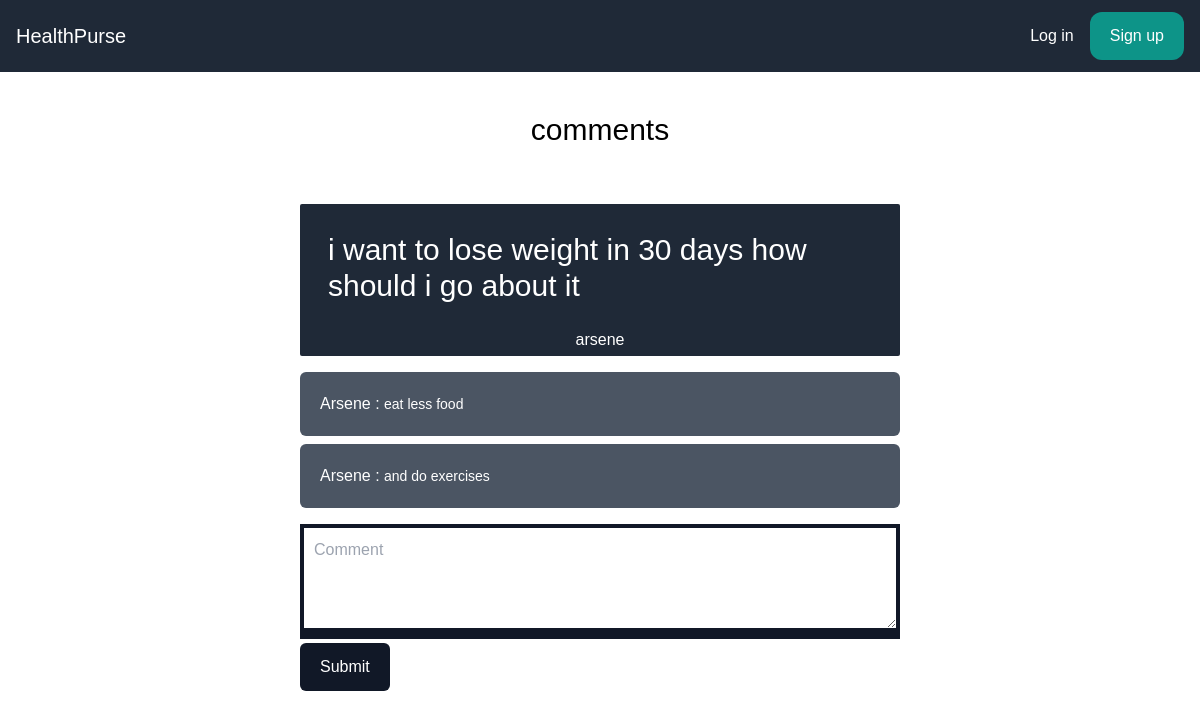
Screenshot of /posts/5/ with the database file from the repository.
### posts/models.py (models this page shows)
class Post(models.Model):
    body = models.TextField()
    user = models.ForeignKey(User,on_delete=models.CASCADE)

class Comment(models.Model):
    body = models.TextField()
    user = models.ForeignKey(User,on_delete=models.CASCADE)
    post = models.ForeignKey(Post,on_delete=models.CASCADE)

### posts/views.py (the view)
# urls.py: path('<int:id>/',PostDetailsComment, name = 'comments')
def PostDetailsComment(request,id):
    comments = Comment.objects.all()
    if request.method == 'POST':
        user = request.user
        body = request.POST['body']
        post = Post.objects.get(id=id)
        print(request.POST)
        if body != '':
            comment = Comment.objects.create(
                body=body,
                user=user,
                post=post,
            )
            comment.save()
            return render(request,'posts/post_details.html',{'post':post,'comments':comments})
        return render(request,'posts/post_details.html',{'post':post})
    else:
        post = Post.objects.get(id=id)
        return render(request,'posts/post_details.html',{'post':post, 'comments':comments})

### posts/templates/posts/post_details.html (shortened to what this page needs)
{% extends 'core/base.html' %}
{% block content %}
    <div class="p-10 text-center">
        <h1 class="text-3xl ">comments</h1>
    </div>
    <div class="bg-gray-800 p-1 rounded-sm w-3/4 mx-auto my-4 lg:w-2/4">
        <div class='p-6'>
            <h1 class='text-3xl text-white'>{{post.body}}</h1>
        </div>
        <p class="text-white text-center user_post">
            {{post.user.username}}
        </p>
    </div>
    <div class="comments">
        {% for comment in comments %}
            {% if comment.post == post %}
                <div class="bg-black rounded-md w-3/4 mx-auto family-san-serif my-2 lg:w-2/4 overflow-hidden">
                    <div class='bg-gray-600  p-5'>
                        <span class='text-white  capitalize'>{{post.user.username}} :   </span><span class='text-sm text-white'>{{comment.body}}</span>
                    </div>
                </div>
            {% endif %}
        {% endfor %}
    </div>
    <form action="." method="POST" class='m-auto w-3/4 mx-auto my-4 lg:w-2/4'>
        <div  class="bg-gray-900 p-1 w-full">
            <div>
                <textarea name="body" class='comment outline-none' placeholder='Comment' required id="id_body"></textarea>
            </div>
        </div>
        <button class=" my-1 px-5 py-3 rounded-md text-white bg-gray-900" id="chat-message-submit">
            Submit
        </button>
    </form>
{% endblock %}

### static/css/styles.css (style rules this page uses)
* { padding: 0; margin: 0; font-family: poppins, sans-serif; box-sizing: border-box; }
form textarea { width: 100%; padding: 10px; height: 300px; }
.comment { width: 100%; padding: 10px; height: 100px; }

### rows the page displays
Post: body "i want to lose weight in 30 days how should i go about it", user.username "arsene", user.username "Arsene"
Comment: body "eat less food"
Comment: body "and do exercises"
